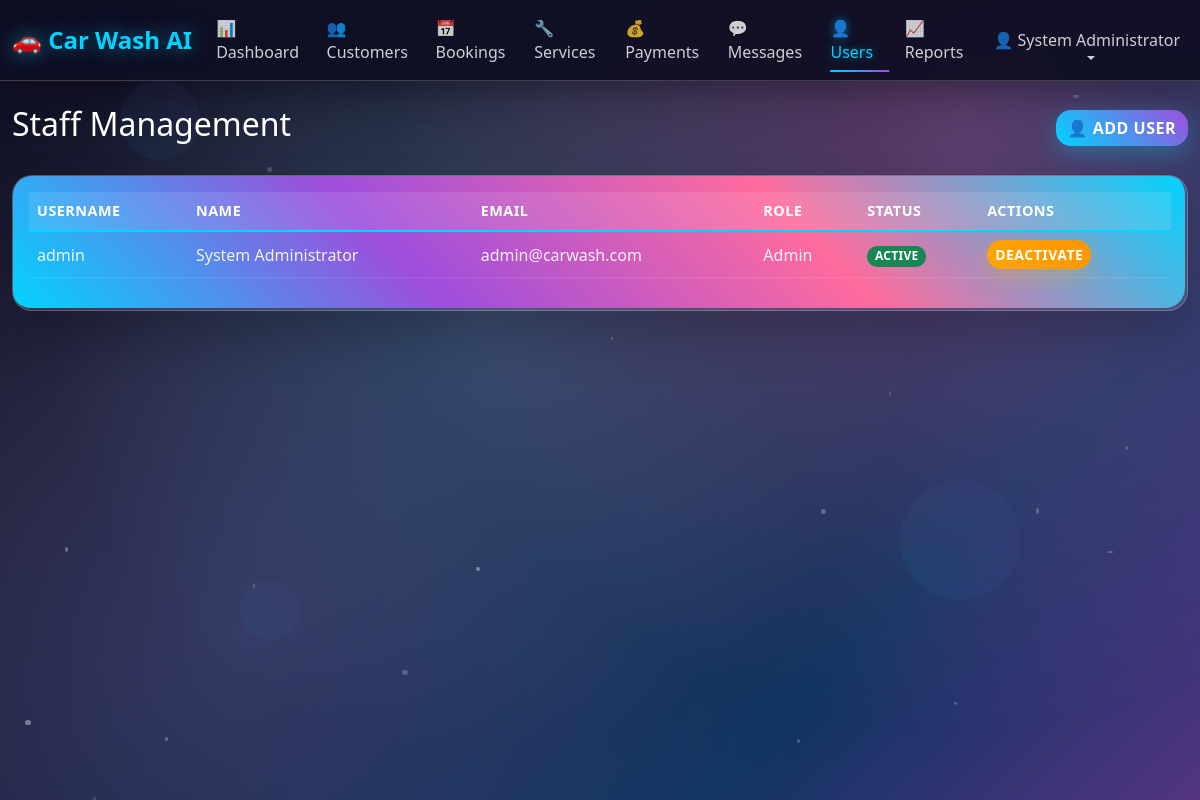
/users.php (signed in), run on the app's committed database.
### tables this page shows
CREATE TABLE users (
    id INT PRIMARY KEY AUTO_INCREMENT,
    username VARCHAR(50) UNIQUE NOT NULL,
    password VARCHAR(255) NOT NULL,
    email VARCHAR(100) UNIQUE NOT NULL,
    full_name VARCHAR(100) NOT NULL,
    role ENUM('admin', 'staff') NOT NULL DEFAULT 'staff',
    is_active BOOLEAN DEFAULT TRUE,
    created_at TIMESTAMP DEFAULT CURRENT_TIMESTAMP,
    updated_at TIMESTAMP DEFAULT CURRENT_TIMESTAMP ON UPDATE CURRENT_TIMESTAMP
);

### config/database.php (called while the page is built, shortened)
<?php
function getDBConnection() {
    try {
        $dsn = "mysql:host=" . DB_HOST . ";port=" . DB_PORT . ";dbname=" . DB_NAME . ";charset=utf8mb4";
        $pdo = new PDO(
            $dsn,
            DB_USER,
            DB_PASS,
            [
                PDO::ATTR_ERRMODE => PDO::ERRMODE_EXCEPTION,
                PDO::ATTR_DEFAULT_FETCH_MODE => PDO::FETCH_ASSOC,
                PDO::ATTR_EMULATE_PREPARES => false
            ]
        );
        return $pdo;
    } catch (PDOException $e) {
        die("Database connection failed: " . $e->getMessage());
    }
}
?>

### includes/auth.php (called while the page is built, shortened)
<?php
class Auth {
    public function isLoggedIn() {
        return isset($_SESSION['logged_in']) && $_SESSION['logged_in'] === true;
    }
    public function getCurrentUser() {
        return [
            'id' => $_SESSION['user_id'],
            'username' => $_SESSION['username'],
            'full_name' => $_SESSION['full_name'],
            'role' => $_SESSION['role'],
            'email' => $_SESSION['email']
        ];
    }
}
$auth = new Auth(getDBConnection());
?>

### includes/classes/User.php (called while the page is built, shortened)
<?php
class User {
    private $pdo;
    public function __construct($pdo) {
        $this->pdo = $pdo;
    }
    public function getAll() {
        try {
            $stmt = $this->pdo->prepare("SELECT id, username, email, full_name, role, is_active FROM users ORDER BY created_at DESC");
            $stmt->execute();
            return $stmt->fetchAll();
        } catch (PDOException $e) {
            error_log("User retrieval error: " . $e->getMessage());
            return false;
        }
    }
}
?>

### includes/init.php (called while the page is built, shortened)
<?php
require_once __DIR__ . '/../config/database.php';
require_once __DIR__ . '/auth.php';
require_once __DIR__ . '/classes/User.php';
$pdo = getDBConnection();
$user = new User($pdo);
?>

### users.php (the view, shortened to what this page needs)
<?php
require_once 'includes/init.php';
$auth->requireAdmin();
$users = $user->getAll() ?: [];
?>
<!DOCTYPE html>
<html lang="en">
<head>
    <link href="https://cdn.jsdelivr.net/npm/bootstrap@5.1.3/dist/css/bootstrap.min.css" rel="stylesheet">
    <link href="<?php echo BASE_PATH; ?>assets/css/ai-modern-theme.css" rel="stylesheet">
    <link href="<?php echo BASE_PATH; ?>assets/css/modal-fixes.css" rel="stylesheet">
</head>
<body>
	<div class="floating-elements">
		<div class="floating-element"></div>
		<div class="floating-element"></div>
		<div class="floating-element"></div>
	</div>
	<nav class="navbar navbar-expand-lg navbar-dark">
		<div class="container-fluid">
			<a class="navbar-brand" href="<?php echo BASE_PATH; ?>dashboard.php">
				🚗 Car Wash AI
			</a>
			<div class="collapse navbar-collapse" id="navbarNav">
				<ul class="navbar-nav me-auto">
					<li class="nav-item">
						<a class="nav-link" href="<?php echo BASE_PATH; ?>dashboard.php">📊 Dashboard</a>
					</li>
					<li class="nav-item">
						<a class="nav-link" href="<?php echo BASE_PATH; ?>customers.php">👥 Customers</a>
					</li>
					<li class="nav-item">
						<a class="nav-link" href="<?php echo BASE_PATH; ?>bookings.php">📅 Bookings</a>
					</li>
					<li class="nav-item">
						<a class="nav-link" href="<?php echo BASE_PATH; ?>services.php">🔧 Services</a>
					</li>
					<li class="nav-item">
						<a class="nav-link" href="<?php echo BASE_PATH; ?>payments.php">💰 Payments</a>
					</li>
					<li class="nav-item">
						<a class="nav-link" href="<?php echo BASE_PATH; ?>messages.php">💬 Messages</a>
					</li>
					<li class="nav-item">
						<a class="nav-link active" href="<?php echo BASE_PATH; ?>users.php">👤 Users</a>
					</li>
					<li class="nav-item">
						<a class="nav-link" href="<?php echo BASE_PATH; ?>reports.php">📈 Reports</a>
					</li>
				</ul>
				<ul class="navbar-nav">
					<li class="nav-item dropdown">
						<a class="nav-link dropdown-toggle" href="#" id="navbarDropdown" role="button" data-bs-toggle="dropdown">
							👤 <?php echo htmlspecialchars($auth->getCurrentUser()['full_name']); ?>
						</a>
					</li>
				</ul>
			</div>
		</div>
	</nav>
	<div class="container-fluid mt-4">
            <div class="d-flex justify-content-between align-items-center mb-4">
                <h2 class="text-white">Staff Management</h2>
                <button class="btn btn-primary" data-bs-toggle="modal" data-bs-target="#userModal">👤 Add User</button>
            </div>
            <div class="card neon-border">
                <div class="card-body">
                    <div class="table-responsive">
                        <table class="table">
                            <thead>
                            <tr>
                                <th>Username</th>
                                <th>Name</th>
                                <th>Email</th>
                                <th>Role</th>
                                <th>Status</th>
                                <th>Actions</th>
                            </tr>
                            </thead>
                            <tbody>
                            <?php foreach ($users as $u): ?>
                                <tr>
                                    <td><?php echo htmlspecialchars($u['username']); ?></td>
                                    <td><?php echo htmlspecialchars($u['full_name']); ?></td>
                                    <td><?php echo htmlspecialchars($u['email']); ?></td>
                                    <td><?php echo htmlspecialchars(ucfirst($u['role'])); ?></td>
                                    <td><?php echo $u['is_active'] ? '<span class="badge bg-success">Active</span>' : '<span class="badge bg-secondary">Inactive</span>'; ?></td>
                                    <td>
                                        <form method="POST" class="d-inline">
                                            <button class="btn btn-sm btn-warning" type="submit"><?php echo $u['is_active'] ? 'Deactivate' : 'Activate'; ?></button>
                                        </form>
                                    </td>
                                </tr>
                            <?php endforeach; ?>
                            </tbody>
                        </table>
                    </div>
                </div>
            </div>
        </div>
</body>
</html>

### data on the page
users: full_name "System Administrator", username "admin", email "admin@carwash.com", role "Admin", is_active "ACTIVE"
